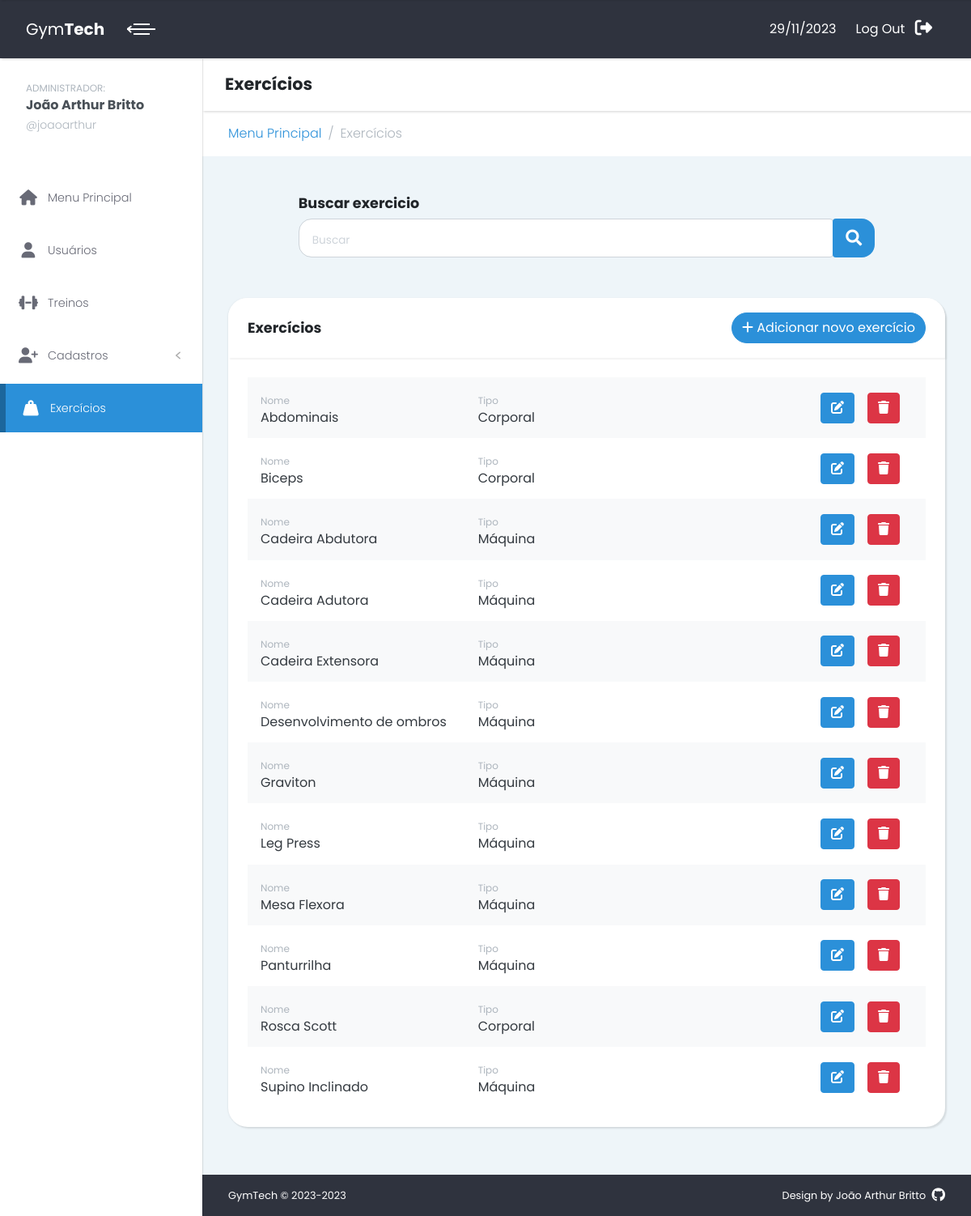
The app's page /exercicios/ (signed in), older data.
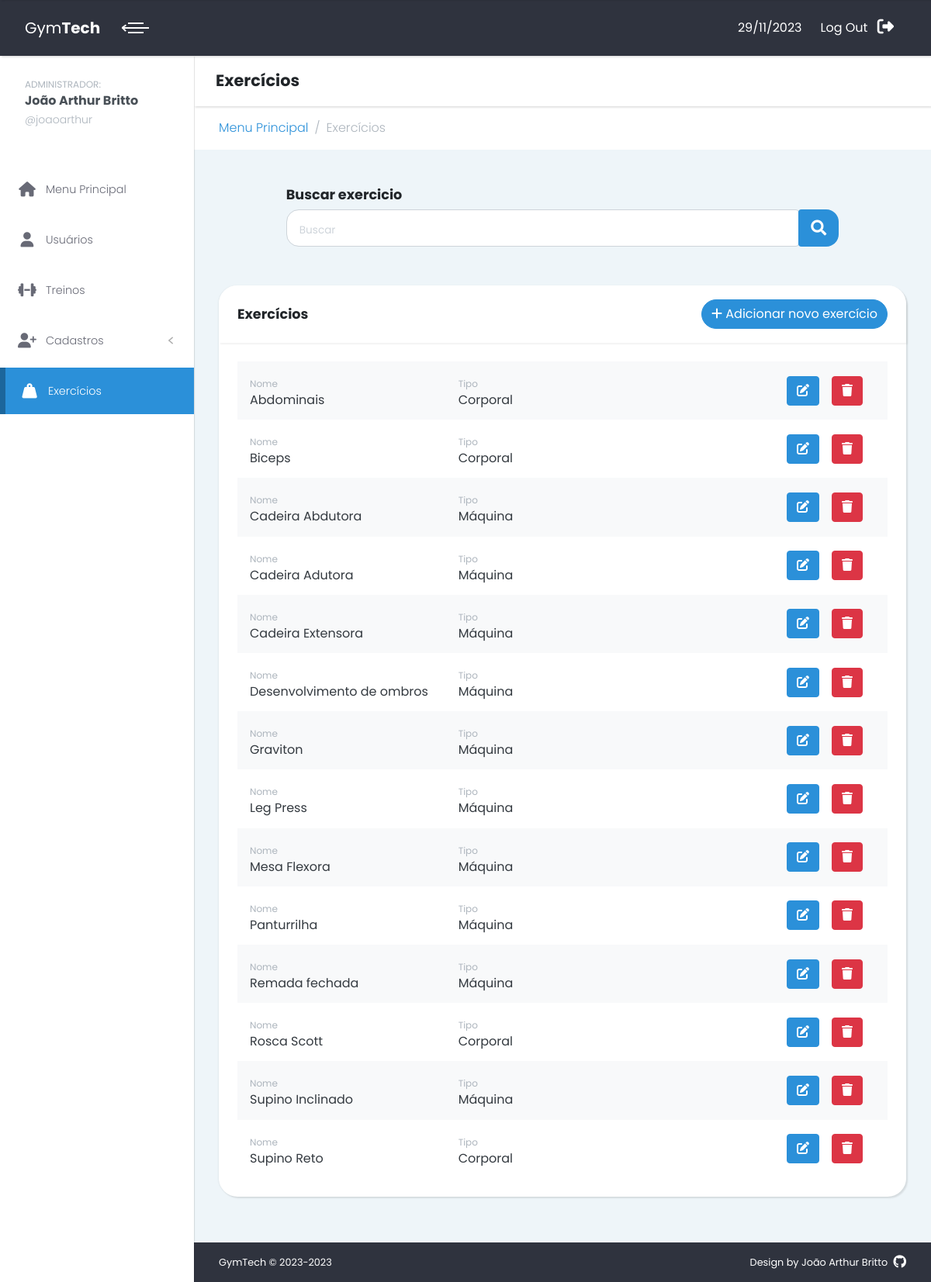
The same page, newer data.
### exercicios/models.py (models this page shows, shortened)
class Exercise(models.Model):
    type_choices = [
        ('Tipos',
            (
                ('Máquina', 'Máquina'),
                ('Corporal', 'Corporal'),
            ),
        )
    ]
    id = models.AutoField(primary_key=True)
    name = models.CharField('Nome', max_length=50)
    type = models.CharField('Tipo', max_length=8, choices=type_choices, default=type_choices[0][0])

### exercicios/views.py (the view)
# urls.py: path('exercicios/', include('exercicios.urls')),
@login_required
def exercicios(request):
    exercicios = Exercise.objects.all().order_by("name")
    if request.method == 'POST':
        form = CadastrarExercise(request.POST)
        if exercicios.filter(name=request.POST.get("name")).exists():
            messages.error(request, 'Exercício não cadastrado! Esse nome já se encontra cadastrado na base de dados. Tente procurár-lo na lista de exercicios ou utilize um nome diferente.')
            return redirect('exercicios')
        if form.is_valid():
            form.save()
            messages.success(request, 'Exercício cadastrado com sucesso! O exercício já está disponível para ser selecionado e utilizado.')
            return redirect('exercicios')
    elif request.method == 'GET':
        form = CadastrarExercise()
        search = request.GET.get("q")
        if search:
            exercicios = Exercise.objects.filter(name__icontains=search)
        context = {
            'exercicios':exercicios,
            'form':form,
        }
        return render(request, 'exercicios.html' ,context=context)

### exercicios/forms.py
class CadastrarExercise(ModelForm):
    class Meta:
        model = Exercise
        fields = "__all__"
        widgets = {
            "name": forms.TextInput(attrs={'class':'form-control', 'required':''}),
            "type": forms.Select(attrs={'class':'mt-2 form-select', 'id':'plan', 'required':''}),
        }

### usuarios/templatetags/customTags.py (called while the page is built)
@register.filter
def starts_with(value, prefix):
    return value.startswith(prefix)

### exercicios/templates/exercicios.html (shortened to what this page needs)
{% extends 'layout.html' %}
{% load static %}
{% block subtitle %}Exercícios{% endblock %}
{% block breadcrumbs %}
  <li class="breadcrumb-item"><a class="fw-light" href="{% url 'menu-principal' %}">Menu Principal</a></li>
  <li class="breadcrumb-item active fw-light">Exercícios</li>
{% endblock %}
{% block content %}
<form action="{% url 'exercicios' %}" method="get">
  <h4 class="mt-5 w-75 text-start mx-auto">Buscar exercicio</h4>
  <div class="input-group rounded w-75 mx-auto input-group-lg" role="search">
      <input type="search" class="form-control rounded-end rounded-4" placeholder="Buscar" name="q" aria-label="Search"
        aria-describedby="search-addon" />
      <button class="input-group-text border-0 btn-primary btn rounded-start rounded-4" type="submit" id="search-addon">
        <i class="fas fa-search text-white"></i>
      </button>
  </div>
</form>
<section class="">
  <div class="container-fluid">
    <div class="row">
      <div class="" id="treino-completo">
        <div class="card mb-0 h-100">
          <div class="card-header d-flex align-items-center justify-content-between">
            <h3 class="h4 mb-0">Exercícios</h3>
            <button class="btn btn-primary rounded-pill" type="button" data-bs-toggle="modal"
              data-bs-target="#myModal">
              <i class="fa-solid fa-plus"></i>
              Adicionar novo exercício
            </button>
          </div>
          <div class="card-body">
            {% for exercicio in exercicios %}
            <div class="p-3 d-flex align-items-center {% cycle 'bg-light' '' %}">
              <div class="col-4">
                <small class="text-gray-500">Nome</small>
                <h3 class="h5 fw-normal text-dark mb-0">{{ exercicio.name }}</h3>
              </div>
              <div class="col-4">
                <small class="text-gray-500">Tipo</small>
                <h3 class="h5 fw-normal text-dark mb-0">{{ exercicio.type }}</h3>
              </div>
              <div class="col d-flex justify-content-end">
                <a href="{% url 'editar-exercicio' exercicio.id %}" class="btn btn-primary">
                  <i class="fa-solid fa-pen-to-square"></i>
                </a>
                <a class="btn btn-danger mx-3" href="{% url 'excluir-exercicio' exercicio.id %}">
                  <i class="fa-solid fa-trash"></i>
                </a>
              </div>
            </div>
            {% endfor %}
          </div>
        </div>
      </div>
    </div>
  </div>
</section>
{% endblock %}

### menu/templates/layout.html (shortened to what this page needs)
{% extends 'head_layout.html' %}
{% block main_layout %}
{% load static %}
{% load customTags %}
{% now "Y" as current_year %}
{% url 'menu-principal' as menu %}
{% url 'cadastro' as cadastro %}
{% url 'usuarios' as usuarios %}
{% url 'treinos' as treinos %}
{% url 'exercicios' as exerciciosUrl %}
{% now "d/m/Y" as current_date %}
  <div class="page">
    <header class="header z-index-50">
      <nav
        class="nav navbar py-3 px-0 shadow-sm text-white position-relative">
        <div class="container-fluid w-100">
          <div
            class="navbar-holder d-flex align-items-center justify-content-between w-100">
            <div class="navbar-header">
              <a
                class="navbar-brand d-none d-sm-inline-block"
                href="/">
                <div class="brand-text d-none d-lg-inline-block">
                  <span>Gym</span><strong>Tech</strong>
                </div>
              </a>
              <a
                class="ms-2 menu-btn active"
                id="toggle-btn"
                href="#"><span></span><span></span><span></span></a>
            </div>
            <ul
              class="nav-menu list-unstyled d-flex flex-md-row align-items-center">
              <li class="nav-item my-0 py-0">
                <p class="d-inline me-xl-2 mt-5">{{current_date}}</p>
              </li>
              <li class="nav-item">
                <a class="nav-link text-white" href="{% url 'logout' %}">
                  <span class="d-none d-sm-inline me-xl-2">Log Out</span>
                  <i class="fa-solid fa-right-from-bracket fa-lg"></i>
                </a>
              </li>
            </ul>
          </div>
        </div>
      </nav>
    </header>
    <div class="page-content d-flex align-items-stretch">
      <nav class="side-navbar z-index-40">
        <a href="{% url 'admin' %}" class>
          <div class="sidebar-header d-flex align-items-center py-4 px-3">
            <div class="ms-3 title">
              <small class="text-gray-500">ADMINISTRADOR:</small>
              <h5 class="mb-2 me-0 text-gray-700">
                {{user.first_name}} {{user.last_name}}
              </h5>
              <p class="text-sm text-gray-500 fw-light mb-0 lh-1">
                @{{user.username}}
              </p>
            </div>
          </div>
        </a>
        <ul class="list-unstyled py-4">
          <li
            class="sidebar-item {% if request.path == menu %} active {% endif %}">
            <a class="sidebar-link" href="{{menu}}">
              <i class="fa-solid fa-house fa-lg me-xl-2"></i>
              Menu Principal
            </a>
          </li>
          <li
            class="sidebar-item {% if request.path|starts_with:usuarios %}active{% endif %}">
            <a class="sidebar-link" href="{{usuarios}}">
              <i class="fa-solid fa-user fa-lg me-xl-2"></i>
              Usuários
            </a>
          </li>
          <li
            class="sidebar-item {% if request.path|starts_with:treinos %}active{% endif %}">
            <a class="sidebar-link" href="{{treinos}}">
              <i class="fa-solid fa-dumbbell fa-lg me-xl-2"></i>
              Treinos
            </a>
          </li>
          <li
            class="sidebar-item {% if request.path|starts_with:cadastro %}active{% endif %}">
            <a
              class="sidebar-link"
              href="#exampledropdownDropdown"
              data-bs-toggle="collapse">
              <i class="fa-solid fa-user-plus fa-lg me-xl-2"></i>
              Cadastros
            </a>
          </li>
          <li
            class="sidebar-item {% if request.path|starts_with:exerciciosUrl %}active{% endif %}">
            <a class="sidebar-link" href="{{exerciciosUrl}}">
              <i class="fa-solid fa-weight-hanging fa-lg me-xl-2"></i>
              Exercícios
            </a>
          </li>
        </ul>
      </nav>
      <div class="content-inner w-100">
        <header class="bg-white shadow-sm px-4 py-3 z-index-20">
          <div class="container-fluid px-0">
            <h2 class="mb-0 p-1">{% block subtitle %}{% endblock %}</h2>
          </div>
        </header>
        <div class="bg-white">
          <div class="container-fluid">
            <nav aria-label="breadcrumb">
              <ol class="breadcrumb mb-0 py-3">
                {% block breadcrumbs %} {% endblock %}
              </ol>
            </nav>
          </div>
        </div>
        {% include 'messages.html' %} {% block content %} {% endblock %}
        <footer
          class="position-absolute bottom-0 bg-darkBlue text-white text-center py-3 w-100 text-xs"
          id="footer">
          <div class="container-fluid">
            <div class="row gy-2">
              <div class="col-sm-6 text-sm-start">
                <p class="mb-0">GymTech © 2023-{{current_year}}</p>
              </div>
              <div class="col-sm-6 text-sm-end">
                <p class="mb-0">
                  Design by
                  <a
                    href="https://github.com/j0aoarthur"
                    class="text-white text-decoration-none">João Arthur Britto
                    <i class="ms-1 fa-brands fa-github fa-lg"></i>
                  </a>
                </p>
              </div>
            </div>
          </div>
        </footer>
      </div>
    </div>
  </div>
{% endblock %}

### menu/templates/head_layout.html (shortened to what this page needs)
{% load static %}
<!DOCTYPE html>
<html lang="pt-BR">
  <head>
    <link rel="stylesheet" href="{% static 'css/custom.css' %}" />
    <link rel="stylesheet" href="{% static 'css/style.blue.css' %}" id="theme-stylesheet"/>
  </head>
  <body>
    {% block main_layout %}{% endblock %}
    <link rel="stylesheet" href="https://use.fontawesome.com/releases/v5.7.1/css/all.css" />
  </body>

### staticfiles/css/custom.css (style rules this page uses)
.sidebar-item { margin: 5px 0; line-height: 0.8rem; }
.sidebar-link { font-weight: 600; color: #2b90d9; }
.sidebar-link i { margin: 0.8rem 0; width: 2rem; text-align: center; }

Row changes from the older to the newer data that the page shows:
added Exercise: name "Remada fechada", type "Máquina"
added Exercise: name "Supino Reto", type "Corporal"
